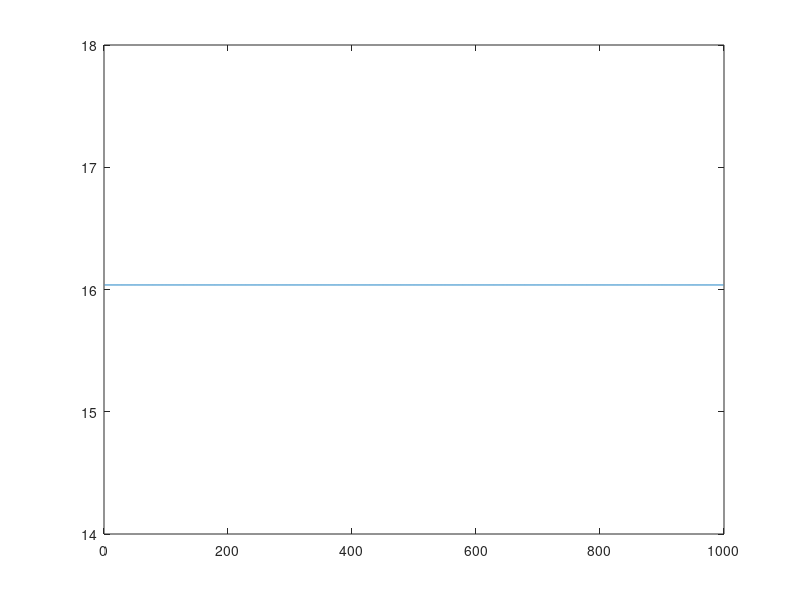

This figure's MATLAB source:
% non-integrating second order butterworth filter

clear all

% calculate active PI loop filter
wn                = 1;
zeta              = 0.707;
K                 = (1/32.5);

g1 = (1-exp(-2*zeta*wn))/K;
g2 = (1+exp(-2*zeta*wn)-2*exp(-zeta*wn)*cos(wn*sqrt(1-zeta.^2)))/K;

N = 1000;
out_t = zeros(1, N);
in = 1;
integrator = 0;
out = 0;
for i = 1:N
    e = in;
    integrator = integrator + e;
    out = g1*e + g2*integrator;
    out_t(i) = out; 
end

plot(diff(out_t))